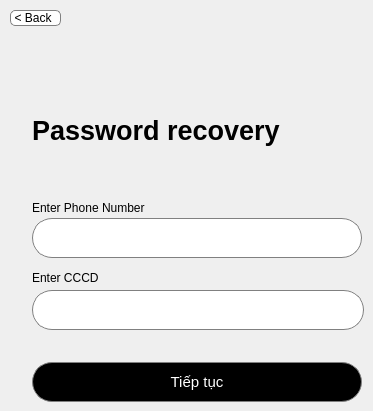
             <widget class="QWidget" name="page_8">
              <widget class="QLabel" name="label_25">
               <property name="geometry">
                <rect>
                 <x>32</x>
                 <y>110</y>
                 <width>300</width>
                 <height>41</height>
                </rect>
               </property>
               <property name="minimumSize">
                <size>
                 <width>300</width>
                 <height>0</height>
                </size>
               </property>
               <property name="font">
                <font>
                 <pointsize>20</pointsize>
                 <bold>true</bold>
                </font>
               </property>
               <property name="text">
                <string>Password recovery</string>
               </property>
              </widget>
              <widget class="QPushButton" name="backbtn_2">
               <property name="geometry">
                <rect>
                 <x>10</x>
                 <y>10</y>
                 <width>51</width>
                 <height>16</height>
                </rect>
               </property>
               <property name="styleSheet">
                <string notr="true">padding-left:-5px;
border: 0.5px solid gray;
border-radius: 5px;
background-color: rgb(255, 255, 255);</string>
               </property>
               <property name="text">
                <string>&lt; Back</string>
               </property>
              </widget>
              <widget class="QLineEdit" name="xmsdt">
               <property name="geometry">
                <rect>
                 <x>32</x>
                 <y>218</y>
                 <width>330</width>
                 <height>40</height>
                </rect>
               </property>
               <property name="minimumSize">
                <size>
                 <width>330</width>
                 <height>40</height>
                </size>
               </property>
               <property name="font">
                <font>
                 <pointsize>11</pointsize>
                </font>
               </property>
               <property name="styleSheet">
                <string notr="true">QLineEdit{
padding-left:20px;
border: 1px solid gray;
border-radius: 20px;
	background-color: rgb(255, 255, 255);
}</string>
               </property>
               <property name="placeholderText">
                <string/>
               </property>
              </widget>
              <widget class="QLabel" name="label_26">
               <property name="geometry">
                <rect>
                 <x>32</x>
                 <y>270</y>
                 <width>201</width>
                 <height>16</height>
                </rect>
               </property>
               <property name="text">
                <string>Enter CCCD</string>
               </property>
              </widget>
              <widget class="QLabel" name="label_27">
               <property name="geometry">
                <rect>
                 <x>32</x>
                 <y>200</y>
                 <width>241</width>
                 <height>16</height>
                </rect>
               </property>
               <property name="text">
                <string>Enter Phone Number</string>
               </property>
              </widget>
              <widget class="QPushButton" name="tieptucpr">
               <property name="geometry">
                <rect>
                 <x>32</x>
                 <y>362</y>
                 <width>330</width>
                 <height>40</height>
                </rect>
               </property>
               <property name="minimumSize">
                <size>
                 <width>330</width>
                 <height>40</height>
                </size>
               </property>
               <property name="font">
                <font>
                 <pointsize>11</pointsize>
                 <bold>false</bold>
                </font>
               </property>
               <property name="cursor">
                <cursorShape>PointingHandCursor</cursorShape>
               </property>
               <property name="styleSheet">
                <string notr="true">QPushButton{
border: 1px solid gray;
border-radius: 20px;
background-color: rgb(0, 0, 0);
color:white;
}</string>
               </property>
               <property name="text">
                <string>Tiếp tục</string>
               </property>
              </widget>
              <widget class="QWidget" name="layoutWidget">
               <property name="geometry">
                <rect>
                 <x>32</x>
                 <y>290</y>
                 <width>332</width>
                 <height>57</height>
                </rect>
               </property>
               <layout class="QVBoxLayout" name="verticalLayout_4">
                <item>
                 <widget class="QLineEdit" name="xmcccd">
                  <property name="minimumSize">
                   <size>
                    <width>330</width>
                    <height>40</height>
                   </size>
                  </property>
                  <property name="font">
                   <font>
                    <pointsize>11</pointsize>
                   </font>
                  </property>
                  <property name="styleSheet">
                   <string notr="true">QLineEdit{
padding-left:20px;
border: 1px solid gray;
border-radius: 20px;
	background-color: rgb(255, 255, 255);
}</string>
                  </property>
                  <property name="placeholderText">
                   <string/>
                  </property>
                 </widget>
                </item>
                <item>
                 <widget class="QLabel" name="xmfail">
                  <property name="font">
                   <font>
                    <pointsize>8</pointsize>
                   </font>
                  </property>
                  <property name="styleSheet">
                   <string notr="true">color: rgb(255, 0, 0);
border:none</string>
                  </property>
                  <property name="text">
                   <string/>
                  </property>
                  <property name="alignment">
                   <set>Qt::AlignmentFlag::AlignCenter</set>
                  </property>
                 </widget>
                </item>
               </layout>
              </widget>
             </widget>
